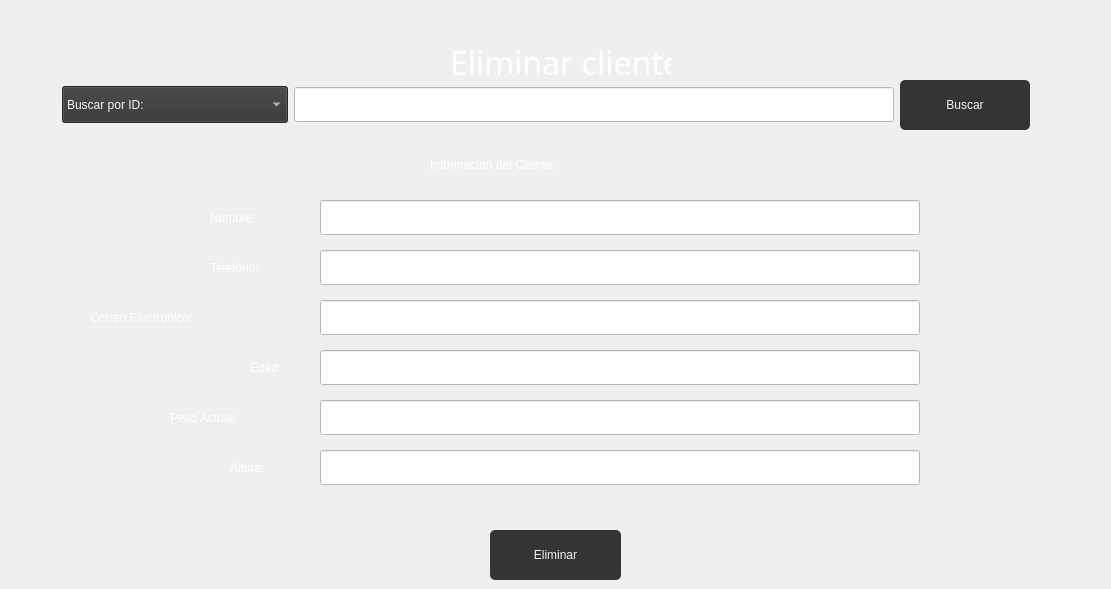
                    <widget class="QWidget" name="scrollAreaWidgetContents_10">
                     <property name="geometry">
                      <rect>
                       <x>0</x>
                       <y>0</y>
                       <width>1111</width>
                       <height>589</height>
                      </rect>
                     </property>
                     <widget class="QLineEdit" name="Eliminar_NombrePaciente_2">
                      <property name="geometry">
                       <rect>
                        <x>320</x>
                        <y>200</y>
                        <width>600</width>
                        <height>35</height>
                       </rect>
                      </property>
                      <property name="minimumSize">
                       <size>
                        <width>600</width>
                        <height>0</height>
                       </size>
                      </property>
                      <property name="styleSheet">
                       <string notr="true">font: 63 20pt &quot;Bahnschrift SemiBold SemiConden&quot;;
background-color: rgb(255, 255, 255);
</string>
                      </property>
                     </widget>
                     <widget class="QLineEdit" name="EliminarUltima_2">
                      <property name="geometry">
                       <rect>
                        <x>320</x>
                        <y>350</y>
                        <width>600</width>
                        <height>35</height>
                       </rect>
                      </property>
                      <property name="minimumSize">
                       <size>
                        <width>600</width>
                        <height>0</height>
                       </size>
                      </property>
                      <property name="styleSheet">
                       <string notr="true">font: 63 20pt &quot;Bahnschrift SemiBold SemiConden&quot;;
background-color: rgb(255, 255, 255);
</string>
                      </property>
                     </widget>
                     <widget class="QLabel" name="label_89">
                      <property name="geometry">
                       <rect>
                        <x>210</x>
                        <y>200</y>
                        <width>95</width>
                        <height>35</height>
                       </rect>
                      </property>
                      <property name="styleSheet">
                       <string notr="true">font: 63 22pt &quot;Bahnschrift SemiBold SemiConden&quot;;
color: rgb(255, 255, 255);</string>
                      </property>
                      <property name="text">
                       <string>Nombre:</string>
                      </property>
                     </widget>
                     <widget class="QLabel" name="label_90">
                      <property name="geometry">
                       <rect>
                        <x>250</x>
                        <y>350</y>
                        <width>61</width>
                        <height>35</height>
                       </rect>
                      </property>
                      <property name="styleSheet">
                       <string notr="true">font: 63 22pt &quot;Bahnschrift SemiBold SemiConden&quot;;
color: rgb(255, 255, 255);</string>
                      </property>
                      <property name="text">
                       <string>Edad:</string>
                      </property>
                     </widget>
                     <widget class="QLabel" name="label_91">
                      <property name="geometry">
                       <rect>
                        <x>210</x>
                        <y>250</y>
                        <width>97</width>
                        <height>35</height>
                       </rect>
                      </property>
                      <property name="styleSheet">
                       <string notr="true">font: 63 22pt &quot;Bahnschrift SemiBold SemiConden&quot;;
color: rgb(255, 255, 255);</string>
                      </property>
                      <property name="text">
                       <string>Telefono:</string>
                      </property>
                     </widget>
                     <widget class="QLineEdit" name="ID_BuscarEliminarPaciente_3">
                      <property name="geometry">
                       <rect>
                        <x>294</x>
                        <y>87</y>
                        <width>600</width>
                        <height>35</height>
                       </rect>
                      </property>
                      <property name="minimumSize">
                       <size>
                        <width>600</width>
                        <height>0</height>
                       </size>
                      </property>
                      <property name="styleSheet">
                       <string notr="true">font: 63 20pt &quot;Bahnschrift SemiBold SemiConden&quot;;
background-color: rgb(255, 255, 255);
</string>
                      </property>
                     </widget>
                     <widget class="QLabel" name="label_92">
                      <property name="geometry">
                       <rect>
                        <x>90</x>
                        <y>300</y>
                        <width>221</width>
                        <height>35</height>
                       </rect>
                      </property>
                      <property name="styleSheet">
                       <string notr="true">font: 63 22pt &quot;Bahnschrift SemiBold SemiConden&quot;;
color: rgb(255, 255, 255);</string>
                      </property>
                      <property name="text">
                       <string>Correo Electronico:</string>
                      </property>
                     </widget>
                     <widget class="QLineEdit" name="EliminarFecha_2">
                      <property name="geometry">
                       <rect>
                        <x>320</x>
                        <y>300</y>
                        <width>600</width>
                        <height>35</height>
                       </rect>
                      </property>
                      <property name="minimumSize">
                       <size>
                        <width>600</width>
                        <height>0</height>
                       </size>
                      </property>
                      <property name="styleSheet">
                       <string notr="true">font: 63 20pt &quot;Bahnschrift SemiBold SemiConden&quot;;
background-color: rgb(255, 255, 255);
</string>
                      </property>
                     </widget>
                     <widget class="QPushButton" name="EliminarPacienteBoton_3">
                      <property name="geometry">
                       <rect>
                        <x>490</x>
                        <y>520</y>
                        <width>131</width>
                        <height>70</height>
                       </rect>
                      </property>
                      <property name="minimumSize">
                       <size>
                        <width>130</width>
                        <height>70</height>
                       </size>
                      </property>
                      <property name="cursor">
                       <cursorShape>PointingHandCursor</cursorShape>
                      </property>
                      <property name="styleSheet">
                       <string notr="true">QPushButton{
	background-color: #343434;
	font: 87 14pt &quot;Arial Black&quot;;
	color: whitesmoke;
	border-radius: 5px;
	border: .5px solid #e6b31e;
	margin: 10 px;
	right-margin: 10px;
}

QPushButton:hover{
	background-color: #e6b31e;
	font: 87 14pt &quot;Arial Black&quot;;
	color: whitesmoke;
	border-radius: 5px;
	border: 1.5px solid #343434;
	margin: 10 px;
	right-margin: 10px;
}

</string>
                      </property>
                      <property name="text">
                       <string>Eliminar</string>
                      </property>
                     </widget>
                     <widget class="QPushButton" name="BuscarBotonEliminar_3">
                      <property name="geometry">
                       <rect>
                        <x>900</x>
                        <y>70</y>
                        <width>130</width>
                        <height>70</height>
                       </rect>
                      </property>
                      <property name="minimumSize">
                       <size>
                        <width>130</width>
                        <height>70</height>
                       </size>
                      </property>
                      <property name="cursor">
                       <cursorShape>PointingHandCursor</cursorShape>
                      </property>
                      <property name="styleSheet">
                       <string notr="true">QPushButton{
	background-color: #343434;
	font: 87 14pt &quot;Arial Black&quot;;
	color: whitesmoke;
	border-radius: 5px;
	border: .5px solid #e6b31e;
	margin: 10 px;
	right-margin: 10px;
}

QPushButton:hover{
	background-color: #e6b31e;
	font: 87 14pt &quot;Arial Black&quot;;
	color: whitesmoke;
	border-radius: 5px;
	border: 1.5px solid #343434;
	margin: 10 px;
	right-margin: 10px;
}

</string>
                      </property>
                      <property name="text">
                       <string>Buscar</string>
                      </property>
                     </widget>
                     <widget class="QComboBox" name="BuscarRegistradosCombobox_7">
                      <property name="geometry">
                       <rect>
                        <x>62</x>
                        <y>86</y>
                        <width>226</width>
                        <height>37</height>
                       </rect>
                      </property>
                      <property name="contextMenuPolicy">
                       <enum>Qt::DefaultContextMenu</enum>
                      </property>
                      <property name="styleSheet">
                       <string notr="true">font: 63 20pt &quot;Bahnschrift SemiBold SemiConden&quot;;
border: .5px solid #e6b31e;
background-color: rgb(52, 52, 52);
color: whitesmoke;</string>
                      </property>
                      <item>
                       <property name="text">
                        <string>Buscar por ID:</string>
                       </property>
                      </item>
                      <item>
                       <property name="text">
                        <string>Buscar por Nombre:</string>
                       </property>
                      </item>
                      <item>
                       <property name="text">
                        <string/>
                       </property>
                      </item>
                     </widget>
                     <widget class="QLabel" name="label_93">
                      <property name="geometry">
                       <rect>
                        <x>430</x>
                        <y>150</y>
                        <width>271</width>
                        <height>30</height>
                       </rect>
                      </property>
                      <property name="minimumSize">
                       <size>
                        <width>0</width>
                        <height>0</height>
                       </size>
                      </property>
                      <property name="maximumSize">
                       <size>
                        <width>16777215</width>
                        <height>30</height>
                       </size>
                      </property>
                      <property name="styleSheet">
                       <string notr="true">font: 63 22pt &quot;Bahnschrift SemiBold SemiConden&quot;;
color: rgb(255, 255, 255);</string>
                      </property>
                      <property name="text">
                       <string>Informacion del Cliente:</string>
                      </property>
                     </widget>
                     <widget class="QLineEdit" name="Eliminar_TelefenoPaciente_2">
                      <property name="geometry">
                       <rect>
                        <x>320</x>
                        <y>250</y>
                        <width>600</width>
                        <height>35</height>
                       </rect>
                      </property>
                      <property name="minimumSize">
                       <size>
                        <width>600</width>
                        <height>0</height>
                       </size>
                      </property>
                      <property name="styleSheet">
                       <string notr="true">font: 63 20pt &quot;Bahnschrift SemiBold SemiConden&quot;;
background-color: rgb(255, 255, 255);
</string>
                      </property>
                     </widget>
                     <widget class="QLabel" name="label_94">
                      <property name="geometry">
                       <rect>
                        <x>450</x>
                        <y>40</y>
                        <width>221</width>
                        <height>39</height>
                       </rect>
                      </property>
                      <property name="palette">
                       <palette>
                        <active>
                         <colorrole role="WindowText">
                          <brush brushstyle="SolidPattern">
                           <color alpha="255">
                            <red>255</red>
                            <green>255</green>
                            <blue>255</blue>
                           </color>
                          </brush>
                         </colorrole>
                         <colorrole role="Button">
                          <brush brushstyle="SolidPattern">
                           <color alpha="255">
                            <red>35</red>
                            <green>31</green>
                            <blue>32</blue>
                           </color>
                          </brush>
                         </colorrole>
                         <colorrole role="Text">
                          <brush brushstyle="SolidPattern">
                           <color alpha="255">
                            <red>255</red>
                            <green>255</green>
                            <blue>255</blue>
                           </color>
                          </brush>
                         </colorrole>
                         <colorrole role="ButtonText">
                          <brush brushstyle="SolidPattern">
                           <color alpha="255">
                            <red>255</red>
                            <green>255</green>
                            <blue>255</blue>
                           </color>
                          </brush>
                         </colorrole>
                         <colorrole role="Base">
                          <brush brushstyle="SolidPattern">
                           <color alpha="255">
                            <red>35</red>
                            <green>31</green>
                            <blue>32</blue>
                           </color>
                          </brush>
                         </colorrole>
                         <colorrole role="Window">
                          <brush brushstyle="SolidPattern">
                           <color alpha="255">
                            <red>35</red>
                            <green>31</green>
                            <blue>32</blue>
                           </color>
                          </brush>
                         </colorrole>
                        </active>
                        <inactive>
                         <colorrole role="WindowText">
                          <brush brushstyle="SolidPattern">
                           <color alpha="255">
                            <red>255</red>
                            <green>255</green>
                            <blue>255</blue>
                           </color>
                          </brush>
                         </colorrole>
                         <colorrole role="Button">
                          <brush brushstyle="SolidPattern">
                           <color alpha="255">
                            <red>35</red>
                            <green>31</green>
                            <blue>32</blue>
                           </color>
                          </brush>
                         </colorrole>
                         <colorrole role="Text">
                          <brush brushstyle="SolidPattern">
                           <color alpha="255">
                            <red>255</red>
                            <green>255</green>
                            <blue>255</blue>
                           </color>
                          </brush>
                         </colorrole>
                         <colorrole role="ButtonText">
                          <brush brushstyle="SolidPattern">
                           <color alpha="255">
                            <red>255</red>
                            <green>255</green>
                            <blue>255</blue>
                           </color>
                          </brush>
                         </colorrole>
                         <colorrole role="Base">
                          <brush brushstyle="SolidPattern">
                           <color alpha="255">
                            <red>35</red>
                            <green>31</green>
                            <blue>32</blue>
                           </color>
                          </brush>
                         </colorrole>
                         <colorrole role="Window">
                          <brush brushstyle="SolidPattern">
                           <color alpha="255">
                            <red>35</red>
                            <green>31</green>
                            <blue>32</blue>
                           </color>
                          </brush>
                         </colorrole>
                        </inactive>
                        <disabled>
                         <colorrole role="WindowText">
                          <brush brushstyle="SolidPattern">
                           <color alpha="255">
                            <red>255</red>
                            <green>255</green>
                            <blue>255</blue>
                           </color>
                          </brush>
                         </colorrole>
                         <colorrole role="Button">
                          <brush brushstyle="SolidPattern">
                           <color alpha="255">
                            <red>35</red>
                            <green>31</green>
                            <blue>32</blue>
                           </color>
                          </brush>
                         </colorrole>
                         <colorrole role="Text">
                          <brush brushstyle="SolidPattern">
                           <color alpha="255">
                            <red>255</red>
                            <green>255</green>
                            <blue>255</blue>
                           </color>
                          </brush>
                         </colorrole>
                         <colorrole role="ButtonText">
                          <brush brushstyle="SolidPattern">
                           <color alpha="255">
                            <red>255</red>
                            <green>255</green>
                            <blue>255</blue>
                           </color>
                          </brush>
                         </colorrole>
                         <colorrole role="Base">
                          <brush brushstyle="SolidPattern">
                           <color alpha="255">
                            <red>35</red>
                            <green>31</green>
                            <blue>32</blue>
                           </color>
                          </brush>
                         </colorrole>
                         <colorrole role="Window">
                          <brush brushstyle="SolidPattern">
                           <color alpha="255">
                            <red>35</red>
                            <green>31</green>
                            <blue>32</blue>
                           </color>
                          </brush>
                         </colorrole>
                        </disabled>
                       </palette>
                      </property>
                      <property name="font">
                       <font>
                        <family>Bahnschrift SemiBold SemiConden</family>
                        <pointsize>25</pointsize>
                        <weight>7</weight>
                        <italic>false</italic>
                        <bold>false</bold>
                       </font>
                      </property>
                      <property name="styleSheet">
                       <string notr="true">font: 63 25pt &quot;Bahnschrift SemiBold SemiConden&quot;;
color: rgb(255, 255, 255);</string>
                      </property>
                      <property name="text">
                       <string>&lt;html&gt;&lt;head/&gt;&lt;body&gt;&lt;p align=&quot;center&quot;&gt;&lt;span style=&quot; font-size:24pt; color:#ffffff;&quot;&gt;Eliminar cliente&lt;/span&gt;&lt;/p&gt;&lt;/body&gt;&lt;/html&gt;</string>
                      </property>
                     </widget>
                     <widget class="QLineEdit" name="EliminarFecha_4">
                      <property name="geometry">
                       <rect>
                        <x>320</x>
                        <y>400</y>
                        <width>600</width>
                        <height>35</height>
                       </rect>
                      </property>
                      <property name="minimumSize">
                       <size>
                        <width>600</width>
                        <height>0</height>
                       </size>
                      </property>
                      <property name="styleSheet">
                       <string notr="true">font: 63 20pt &quot;Bahnschrift SemiBold SemiConden&quot;;
background-color: rgb(255, 255, 255);
</string>
                      </property>
                     </widget>
                     <widget class="QLineEdit" name="EliminarUltima_4">
                      <property name="geometry">
                       <rect>
                        <x>320</x>
                        <y>450</y>
                        <width>600</width>
                        <height>35</height>
                       </rect>
                      </property>
                      <property name="minimumSize">
                       <size>
                        <width>600</width>
                        <height>0</height>
                       </size>
                      </property>
                      <property name="styleSheet">
                       <string notr="true">font: 63 20pt &quot;Bahnschrift SemiBold SemiConden&quot;;
background-color: rgb(255, 255, 255);
</string>
                      </property>
                     </widget>
                     <widget class="QLabel" name="label_117">
                      <property name="geometry">
                       <rect>
                        <x>230</x>
                        <y>450</y>
                        <width>81</width>
                        <height>35</height>
                       </rect>
                      </property>
                      <property name="styleSheet">
                       <string notr="true">font: 63 22pt &quot;Bahnschrift SemiBold SemiConden&quot;;
color: rgb(255, 255, 255);</string>
                      </property>
                      <property name="text">
                       <string>Altura:</string>
                      </property>
                     </widget>
                     <widget class="QLabel" name="label_118">
                      <property name="geometry">
                       <rect>
                        <x>170</x>
                        <y>400</y>
                        <width>141</width>
                        <height>35</height>
                       </rect>
                      </property>
                      <property name="styleSheet">
                       <string notr="true">font: 63 22pt &quot;Bahnschrift SemiBold SemiConden&quot;;
color: rgb(255, 255, 255);</string>
                      </property>
                      <property name="text">
                       <string>Peso Actual:</string>
                      </property>
                     </widget>
                    </widget>
